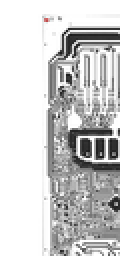
%> input picture code/circle_detect1__1.bmp, 60 x 128 px, shrunk from 578 x 1227 before the run (shown 2 times larger)
$ octave --eval "result = FuncCicleDetect(imread('circle_detect1__1.bmp'));"   (GNU Octave 9; MATLAB toolbox functions it lacks are replaced by stand-ins)
%> lines starting %> are read from the running program, lines starting %| are printed output that depends on the picture; in (x1, y1, x2, y2) boxes, pixels count from 0 and x2, y2 are one past the last pixel; in counts of white or black regions, pixels touching at a corner belong together; the program's own positions count from 1
### code/FuncHoughCircle.m
function [hough_space,hough_circle,para] = FuncHoughCircle(BW,step_r,step_angle,r_min,r_max,p)

% %%%%%%%%%%%%%%%%%%%%%%%%%%%%%%%%%%%%%%%%%%%%%%%%%%%%%%
% input
% BW:二值图像；
% step_r:检测的圆半径步长
% step_angle:角度步长，单位为弧度
% r_min:最小圆半径
% r_max:最大圆半径
% p:阈值，0，1之间的数 通过调此值可以得到图中圆的圆心和半径
% %%%%%%%%%%%%%%%%%%%%%%%%%%%%%%%%%%%%%%%%%%%%%%%%%%%%%%%
% output
% hough_space:参数空间，h(a,b,r)表示圆心在(a,b)半径为r的圆上的点数
% hough_circl:二值图像，检测到的圆
% para:检测到的圆的圆心、半径

circleParaXYR=[];
para=[];

[m,n] = size(BW);
size_r = round((r_max-r_min)/step_r)+1;%四舍五入
size_angle = round(2*pi/step_angle);

hough_space = zeros(m,n,size_r);

[rows,cols] = find(BW);%查找非零元素的行列坐标
ecount = size(rows);%非零坐标的个数

% Hough变换
% 将图像空间(x,y)对应到参数空间(a,b,r)

% a = x-r*cos(angle)
% b = y-r*sin(angle)

for i=1:ecount
    for r=1:size_r %半径步长数
        for k=1:size_angle %按一定弧度把圆几等分
            a = round(rows(i)-(r_min+(r-1)*step_r)*cos(k*step_angle));
            b = round(cols(i)-(r_min+(r-1)*step_r)*sin(k*step_angle));
            if(a>0&a<=m&b>0&b<=n)
            hough_space(a,b,r) = hough_space(a,b,r)+1;%h(a,b,r)的坐标，圆心和半径
            end
        end
    end
end


% 搜索超过阈值的聚集点。对于多个圆的检测，阈值要设的小一点！通过调此值，可以求出所有圆的圆心和半径
max_para = max(max(max(hough_space)));%返回值就是这个矩阵的最大值
index = find(hough_space>=max_para*p);%一个矩阵中，想找到其中大于max_para*p数的位置
length = size(index);%符合阈值的个数
hough_circle = false(m,n);
%hough_circle = zeros(m,n);
%通过位置求半径和圆心。
for i=1:ecount
    for k=1:length
        par3 = floor(index(k)/(m*n))+1;
        par2 = floor((index(k)-(par3-1)*(m*n))/m)+1;
        par1 = index(k)-(par3-1)*(m*n)-(par2-1)*m;
        if((rows(i)-par1)^2+(cols(i)-par2)^2<(r_min+(par3-1)*step_r)^2+5&...
                (rows(i)-par1)^2+(cols(i)-par2)^2>(r_min+(par3-1)*step_r)^2-5)
              hough_circle(rows(i),cols(i)) = true;   %检测的圆
        end
    end
end

% 从超过峰值阈值中得到
for k=1:length
    par3 = floor(index(k)/(m*n))+1;%取整
    par2 = floor((index(k)-(par3-1)*(m*n))/m)+1;
    par1 = index(k)-(par3-1)*(m*n)-(par2-1)*m;
    circleParaXYR = [circleParaXYR;par1,par2,par3];
    hough_circle(par1,par2)= true; %这时得到好多圆心和半径，不同的圆的圆心处聚集好多点，这是因为所给的圆不是标准的圆
    %fprintf(1,'test1:Center %d %d \n',par1,par2);
end

%集中在各个圆的圆心处的点取平均，得到针对每个圆的精确圆心和半径！
while size(circleParaXYR,1) >= 1
    num=1;
    XYR=[];
    temp1=circleParaXYR(1,1);
    temp2=circleParaXYR(1,2);
    temp3=circleParaXYR(1,3);
    c1=temp1;
    c2=temp2;
    c3=temp3;
    temp3= r_min+(temp3-1)*step_r;
   if size(circleParaXYR,1)>1
     for k=2:size(circleParaXYR,1)
      if (circleParaXYR(k,1)-temp1)^2+(circleParaXYR(k,2)-temp2)^2 > temp3^2
         XYR=[XYR;circleParaXYR(k,1),circleParaXYR(k,2),circleParaXYR(k,3)];  %保存剩下圆的圆心和半径位置
      else
      c1=c1+circleParaXYR(k,1);
      c2=c2+circleParaXYR(k,2);
      c3=c3+circleParaXYR(k,3);
      num=num+1;
      end
    end
   end
      %fprintf(1,'sum %d %d radius %d\n',c1,c2,r_min+(c3-1)*step_r);
      c1=round(c1/num);
      c2=round(c2/num);
      c3=round(c3/num);
      c3=r_min+(c3-1)*step_r;
      %fprintf(1,'num=%d\n',num)
      %fprintf(1,'Center %d %d radius %d\n',c1,c2,c3);
      para=[para;c1,c2,c3]; %保存各个圆的圆心和半径的值
      circleParaXYR=XYR;
end

### code/FuncCicleDetect.m
%%%%%%%%%%%%%%%%%%%%%%%%%%%%%%
%% Detect the Circle Hongh
%%%%%%%%%%%%%%%%%%%%%%%%%%%%%%
function para = FuncCicleDetect(img)
% para:��⵽��Բ��Բ�ġ��뾶

%ģ��Բ�Ĳ���
circle_hough = im2bw(img, graythresh(img));

[m,n,l] = size(circle_hough);
if l>1
    circle_hough = rgb2gray(circle_hough);
end
BW = edge(circle_hough,'sobel');
step_r = 1;
step_angle = 0.1;
minr = 20;
maxr = 30;
thresh = 0.5;

[hough_space,hough_circle,para] = FuncHoughCircle(BW,step_r,step_angle,minr,maxr,thresh);


% [19 lines of commented-out code are left out]
xcentre_template = m / 2;
ycentre_template = n / 2;

end
%> in FuncCicleDetect, `circle_hough = im2bw(img, graythresh(img));`:
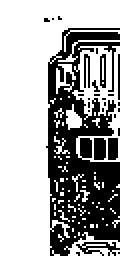
%> circle_hough: size 128x60 logical (shown 2 times larger); 64.3% white; 27 black regions (20 under 20 px), largest, box (x1, y1, x2, y2) and area: (23, 14, 60, 128) 2405, (38, 121, 60, 128) 68, (47, 69, 53, 80) 64
%> in FuncCicleDetect, `BW = edge(circle_hough,'sobel');`:
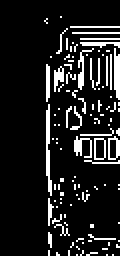
%> BW: size 128x60 logical (shown 2 times larger); 12% white in thin lines or dots, all inside (x1, y1, x2, y2) = (22, 8, 60, 128)
%> in FuncHoughCircle, `[rows,cols] = find(BW);`: rows = 924 values from 9 to 128; cols = 924 values from 23 to 60
%> in FuncHoughCircle, `ecount = size(rows);`: ecount = [924 1]
%> in FuncHoughCircle, `max_para = max(max(max(hough_space)));`: max_para = 25
%> in FuncHoughCircle, `index = find(hough_space>=max_para*p);`: index = 3001 values from 2724 to 84402
%> in FuncHoughCircle, `length = size(index);`: length = [3001 1]
%> (the run ends here)
